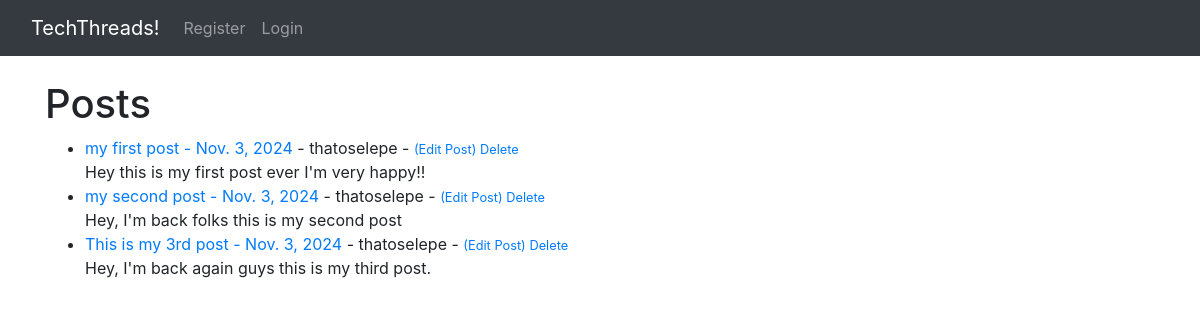
The app's page /, older data.
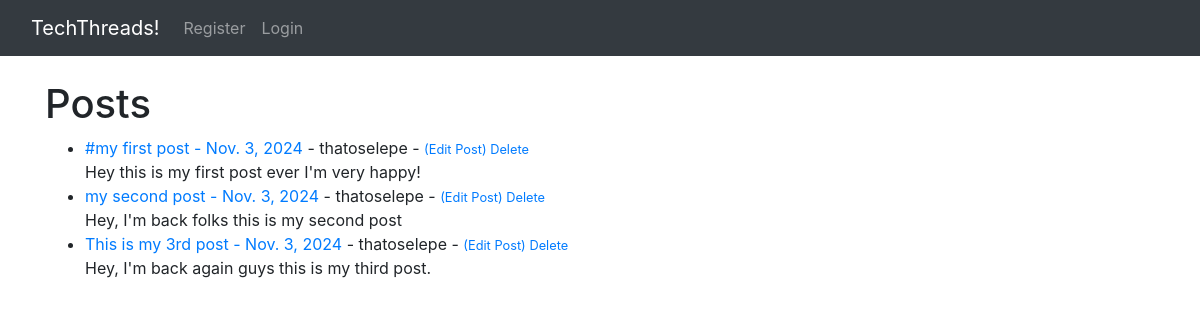
The same page, newer data.
### myblog/models.py (models this page shows, shortened)
class Post(models.Model):
    title = models.CharField(max_length=150)
    title_tag = models.CharField(max_length=150)
    author = models.ForeignKey(User, on_delete=models.CASCADE)
    body = models.TextField()
    post_date = models.DateField(auto_now_add= True)

### myblog/views.py (the view)
# urls.py: path('', HomeView.as_view(), name= 'home'),
class HomeView(ListView):
    model = Post
    template_name = 'home.html'
    ordering = ['-post_date']

### myblog/templates/home.html
{% extends "base.html" %}
{% block content %}
<h1>Posts</h1>
<ul>
{% for post in object_list %}
    <li><a href="{% url 'articles_detail' post.pk %}">{{ post.title }} - {{ post.post_date }} </a> - {{ post.author }}
        - <small><a href="{% url 'update_post' post.pk %}">(Edit Post)</a>
            <a href="{% url 'delete_post' post.pk %}">Delete</a>
        </small><br/>
    {{ post.body }}</li>
{% endfor%}
</ul>
{% endblock  %}

### myblog/templates/base.html (shortened to what this page needs)
<!doctype html>
<html lang="en">
  <head>
    <link rel="stylesheet" href="https://cdn.jsdelivr.net/npm/bootstrap@4.4.1/dist/css/bootstrap.min.css">
  </head>
  <body>
    <nav class="navbar navbar-expand-lg navbar-dark bg-dark">
        <div class="container-fluid">
          <a class="navbar-brand" href="{% url 'home' %}">TechThreads!</a>
          <div class="collapse navbar-collapse" id="navbarSupportedContent">
            <ul class="navbar-nav me-auto mb-2 mb-lg-0">
              {% if user.is_authenticated %}
                <li class="nav-item">
                  <a class="nav-link" href="{% url 'add_post' %}">Add Post</a>
                </li>
                <li class="nav-item">
                  <a class="nav-link" href="{% url 'logout' %}">Logout</a>
                </li>
              {% else %}
                <li class="nav-item">
                  <a class="nav-link" href="{% url 'register' %}">Register</a>
                </li>
                <li class="nav-item">
                  <a class="nav-link" href="{% url 'login' %}">Login</a>
                </li>
              {% endif %}
            </ul>
          </div>
        </div>
      </nav>
    <br/>
    <div class="container">
        {% block content %}
        {% endblock  %}
    </div>
  </body>
</html>

Row changes from the older to the newer data that the page shows:
changed Post: title "my first post" → "#my first post"; body "Hey this is my first post ever I'm very happy!!" → "Hey this is my first post ever I'm very happy!"
